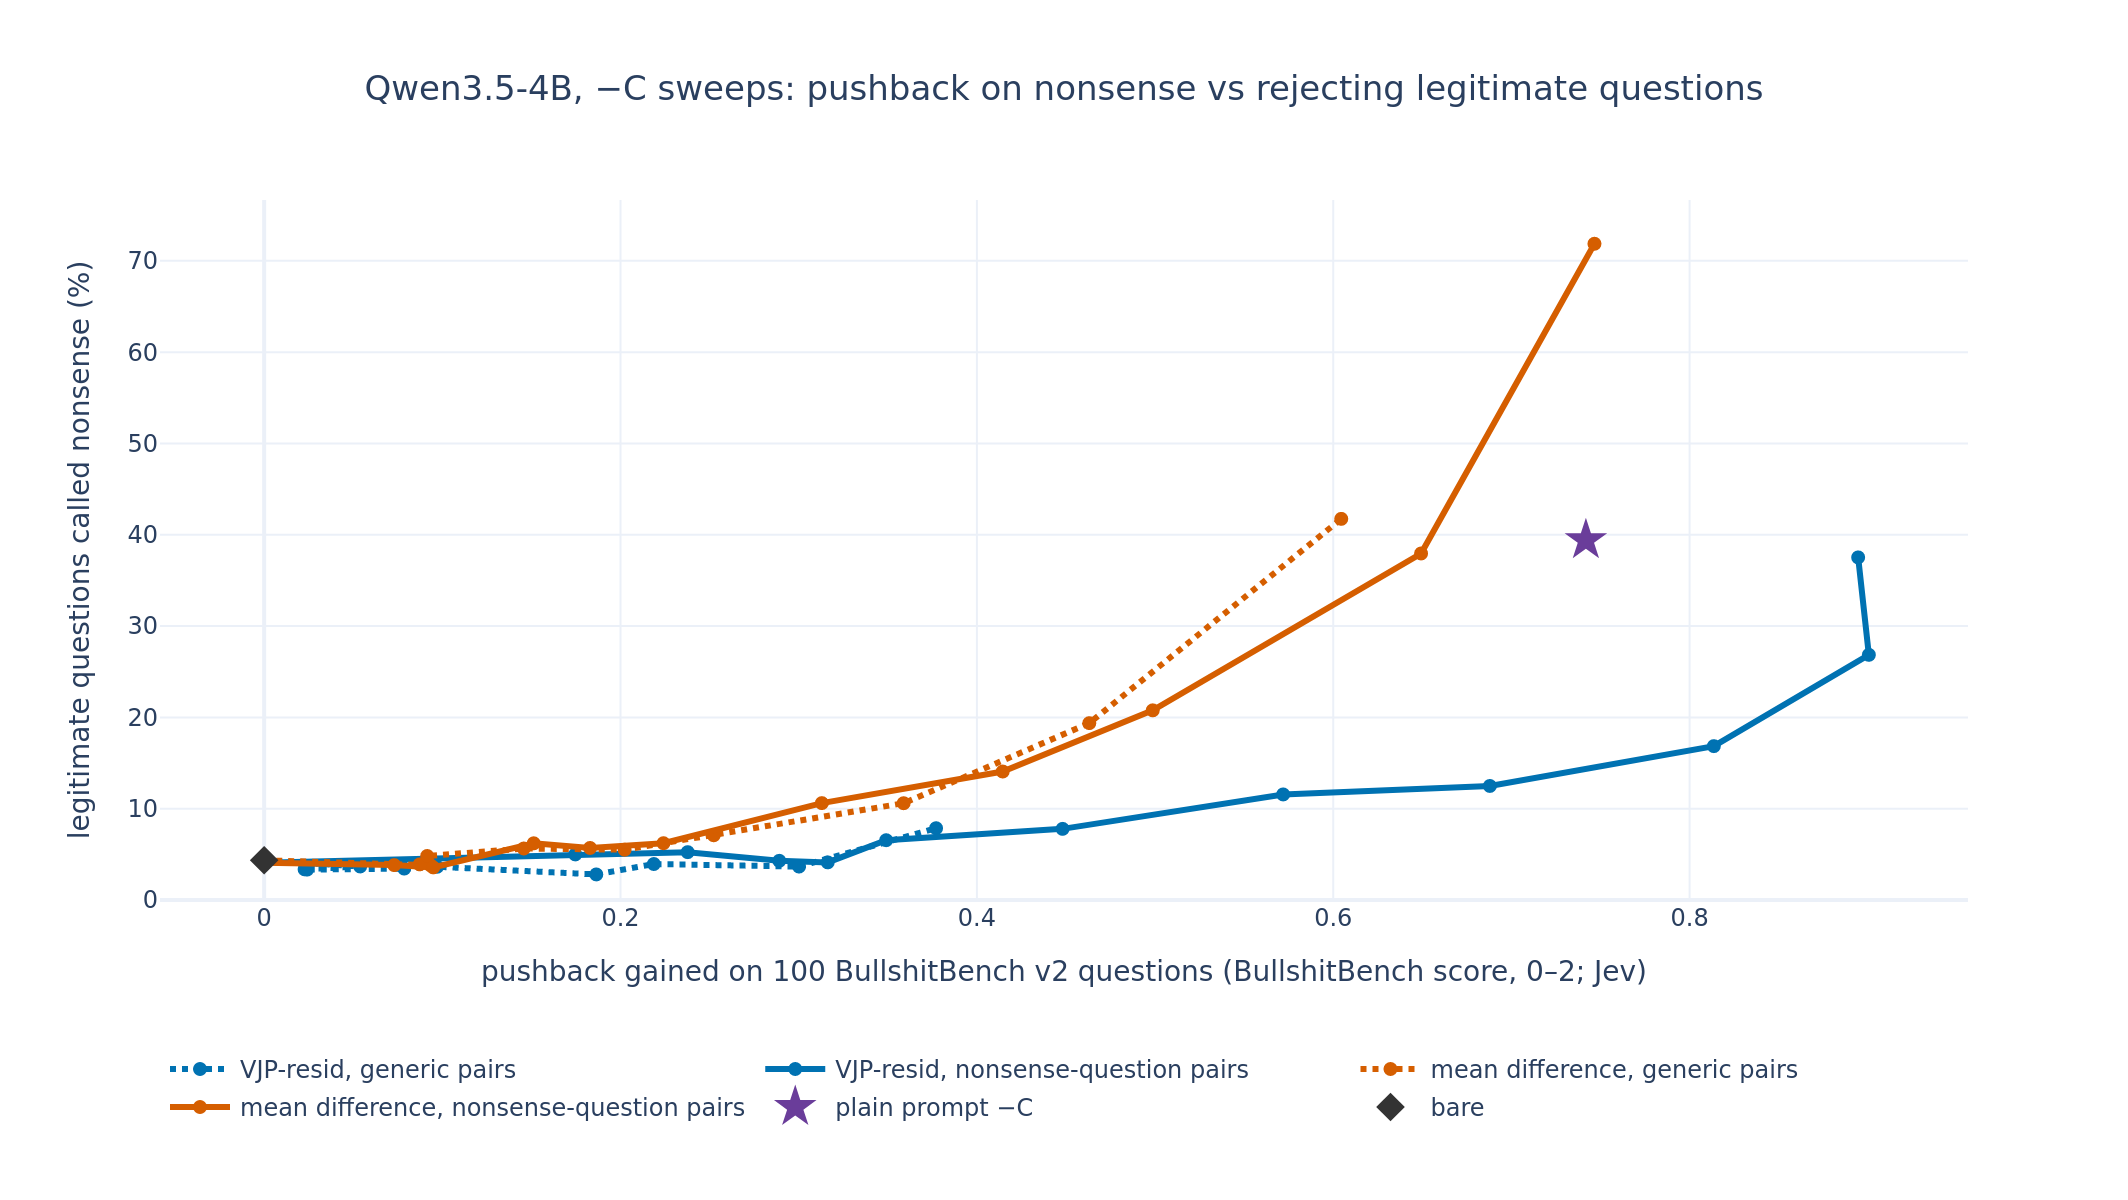

Reproduce this figure in Python.
"""One chart: -C pushback vs legitimate control questions called nonsense, generic vs nonsense-question extraction pairs.
PI/OpenAI 2026-10-05. uv run --extra benchmark python slop/reviews/2026-10-05_nonsense_pairs/combined_controls.py"""
import json
from statistics import mean
import plotly.graph_objects as go

R = "outputs/bsbench/results"
lines = [("vjp_resid", "v3-4b", "VJP-resid, generic pairs", "#0072b2", "dot"), ("vjp_resid", "v3-4b-nonsense-pairs", "VJP-resid, nonsense-question pairs", "#0072b2", "solid"),
         ("mean_diff", "v3-4b", "mean difference, generic pairs", "#d55e00", "dot"), ("mean_diff", "v3-4b-nonsense-pairs", "mean difference, nonsense-question pairs", "#d55e00", "solid")]
fig = go.Figure()
for method, report, name, color, dash in lines:
    pts = [p for p in json.load(open(f"{R}/{report}/points.json"))["points"] if p["method"] == method and p["side"] == "-C" and p["admissible"]]
    pts.sort(key=lambda p: p["C"])
    bare = 100 * mean(p["control_claims_bare"] for p in pts)
    fig.add_trace(go.Scatter(x=[0] + [-p["effect"] for p in pts], y=[bare] + [100 * p["control_claims"] for p in pts], mode="lines+markers", name=name,
                             text=[""] + [f"C={p['C']:.3g}" for p in pts], line={"color": color, "dash": dash, "width": 3}, marker={"size": 7, "color": color}))
prompt = next(p for p in json.load(open(f"{R}/v3-4b/points.json"))["points"] if p["method"] == "prompting" and p["side"] == "-C")
fig.add_trace(go.Scatter(x=[-prompt["effect"]], y=[100 * prompt["control_claims"]], mode="markers", name="plain prompt −C", marker={"color": "#6a3d9a", "size": 16, "symbol": "star"}))
fig.add_trace(go.Scatter(x=[0], y=[100 * prompt["control_claims_bare"]], mode="markers", name="bare", marker={"color": "#333", "size": 11, "symbol": "diamond"}))
fig.update_layout(template="plotly_white", height=560, title={"text": "Qwen3.5-4B, −C sweeps: pushback on nonsense vs rejecting legitimate questions", "x": 0.5},
                  xaxis={"title": "pushback gained on 100 BullshitBench v2 questions (BullshitBench score, 0–2; Jev)"},
                  yaxis={"title": "legitimate questions called nonsense (%)", "rangemode": "tozero"},
                  legend={"orientation": "h", "y": -0.2}, margin={"b": 150})
fig.write_image("slop/reviews/2026-10-05_nonsense_pairs/combined_controls.png", width=1064, height=600, scale=2)
fig.write_html("slop/reviews/2026-10-05_nonsense_pairs/combined_controls.html", include_plotlyjs="cdn")
print("ok")
